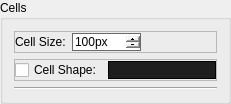
           <widget class="QGroupBox" name="groupCells">
            <property name="sizePolicy">
             <sizepolicy hsizetype="Minimum" vsizetype="MinimumExpanding">
              <horstretch>0</horstretch>
              <verstretch>0</verstretch>
             </sizepolicy>
            </property>
            <property name="styleSheet">
             <string notr="true"/>
            </property>
            <property name="title">
             <string>Cells</string>
            </property>
            <layout class="QVBoxLayout" name="verticalLayout_5">
             <item>
              <widget class="QFrame" name="frame_6">
               <property name="frameShape">
                <enum>QFrame::StyledPanel</enum>
               </property>
               <property name="frameShadow">
                <enum>QFrame::Raised</enum>
               </property>
               <layout class="QHBoxLayout" name="horizontalLayout_4">
                <property name="leftMargin">
                 <number>0</number>
                </property>
                <property name="topMargin">
                 <number>0</number>
                </property>
                <property name="rightMargin">
                 <number>0</number>
                </property>
                <property name="bottomMargin">
                 <number>0</number>
                </property>
                <item>
                 <widget class="QLabel" name="label_9">
                  <property name="statusTip">
                   <string>Width and height of each cell in pixels</string>
                  </property>
                  <property name="text">
                   <string>Cell Size:</string>
                  </property>
                 </widget>
                </item>
                <item>
                 <widget class="QSpinBox" name="spinCellSize">
                  <property name="minimumSize">
                   <size>
                    <width>0</width>
                    <height>0</height>
                   </size>
                  </property>
                  <property name="statusTip">
                   <string>Width and height of each cell in pixels</string>
                  </property>
                  <property name="whatsThis">
                   <string>&lt;html&gt;&lt;head/&gt;&lt;body&gt;&lt;p&gt;When generating a Photomosaic, the main image is split into cells. Each cell is replaced by a library image.&lt;/p&gt;&lt;p&gt;The cell size sets the width and height of each cell in pixels.&lt;/p&gt;&lt;p&gt;A smaller cell size results in more detail from the main image being identifiable, but less detail in the library images.&lt;/p&gt;&lt;/body&gt;&lt;/html&gt;</string>
                  </property>
                  <property name="styleSheet">
                   <string notr="true">QSpinBox {
border: 1px solid dimgray;
}</string>
                  </property>
                  <property name="buttonSymbols">
                   <enum>QAbstractSpinBox::PlusMinus</enum>
                  </property>
                  <property name="specialValueText">
                   <string/>
                  </property>
                  <property name="suffix">
                   <string>px</string>
                  </property>
                  <property name="minimum">
                   <number>10</number>
                  </property>
                  <property name="maximum">
                   <number>10000</number>
                  </property>
                  <property name="value">
                   <number>100</number>
                  </property>
                 </widget>
                </item>
                <item>
                 <spacer name="horizontalSpacer_6">
                  <property name="orientation">
                   <enum>Qt::Horizontal</enum>
                  </property>
                  <property name="sizeHint" stdset="0">
                   <size>
                    <width>40</width>
                    <height>20</height>
                   </size>
                  </property>
                 </spacer>
                </item>
               </layout>
              </widget>
             </item>
             <item>
              <widget class="QFrame" name="frame_3">
               <property name="sizePolicy">
                <sizepolicy hsizetype="Minimum" vsizetype="Minimum">
                 <horstretch>0</horstretch>
                 <verstretch>0</verstretch>
                </sizepolicy>
               </property>
               <property name="styleSheet">
                <string notr="true"/>
               </property>
               <property name="frameShape">
                <enum>QFrame::StyledPanel</enum>
               </property>
               <property name="frameShadow">
                <enum>QFrame::Raised</enum>
               </property>
               <layout class="QHBoxLayout" name="horizontalLayout_3">
                <property name="leftMargin">
                 <number>0</number>
                </property>
                <property name="topMargin">
                 <number>0</number>
                </property>
                <property name="rightMargin">
                 <number>0</number>
                </property>
                <property name="bottomMargin">
                 <number>0</number>
                </property>
                <item>
                 <widget class="QCheckBox" name="checkCellShape">
                  <property name="statusTip">
                   <string>Controls use of custom cell shapes</string>
                  </property>
                  <property name="whatsThis">
                   <string>&lt;html&gt;&lt;head/&gt;&lt;body&gt;&lt;p&gt;When enabled will use the currently loaded cell shape for generating Photomosaics.&lt;/p&gt;&lt;p&gt;When disabled, or no cell shape is loaded, the default cell shape (square) is used.&lt;/p&gt;&lt;/body&gt;&lt;/html&gt;</string>
                  </property>
                  <property name="styleSheet">
                   <string notr="true"/>
                  </property>
                  <property name="text">
                   <string>Cell Shape:</string>
                  </property>
                 </widget>
                </item>
                <item>
                 <widget class="QLineEdit" name="lineCellShape">
                  <property name="enabled">
                   <bool>false</bool>
                  </property>
                  <property name="statusTip">
                   <string>Name of currently loaded cell shape</string>
                  </property>
                  <property name="whatsThis">
                   <string>&lt;html&gt;&lt;head/&gt;&lt;body&gt;&lt;p&gt;Displays the name of the currently loaded cell shape. When disabled the box is greyed out.&lt;/p&gt;&lt;p&gt;If no cell shape is loaded the default (square cell) is used.&lt;/p&gt;&lt;/body&gt;&lt;/html&gt;</string>
                  </property>
                  <property name="styleSheet">
                   <string notr="true">QLineEdit {
border: 1px solid dimgray;
}

QLineEdit:disabled {
	background-color: rgb(30, 30, 30);
	color: rgb(60, 60, 60);
	border-color: rgb(0, 0, 0);
}</string>
                  </property>
                  <property name="readOnly">
                   <bool>true</bool>
                  </property>
                 </widget>
                </item>
               </layout>
              </widget>
             </item>
             <item>
              <widget class="Line" name="line_5">
               <property name="orientation">
                <enum>Qt::Horizontal</enum>
               </property>
              </widget>
             </item>
             <item>
              <spacer name="verticalSpacer_2">
               <property name="orientation">
                <enum>Qt::Vertical</enum>
               </property>
               <property name="sizeType">
                <enum>QSizePolicy::MinimumExpanding</enum>
               </property>
               <property name="sizeHint" stdset="0">
                <size>
                 <width>20</width>
                 <height>0</height>
                </size>
               </property>
              </spacer>
             </item>
            </layout>
           </widget>
